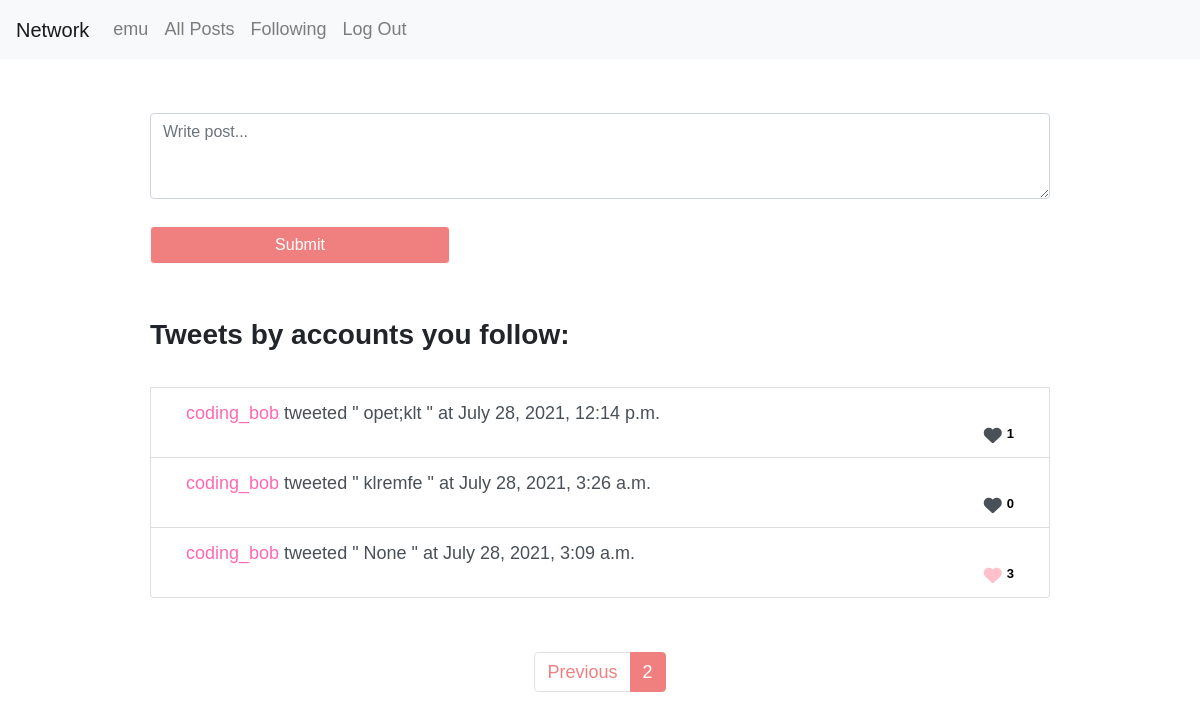
The app's page /following/ (signed in) with its own data.
### network/models.py (models this page shows, shortened)
class User(AbstractUser):
    pass

class Post(models.Model):
    user = models.ForeignKey(User, on_delete=models.CASCADE, default=0)
    user_name = models.CharField(max_length=25, default="string", null=True, blank=True)
    post = models.CharField(max_length=1440, default='', null=True, blank=True)
    time_added = models.DateTimeField(max_length=64, default=datetime.now(timezone.utc))
    likes = models.IntegerField(default="0")

### network/views.py (the view)
# urls.py: path("following/", views.load_following, name="following"),
def load_following(request):
    flow = Follow.objects.filter(follower=request.user.id)
    following = flow.values_list('followee')
    following_list = []
    for i in following:
        fols = Post.objects.filter(user=i[0]).order_by('-time_added')
        followings = fols.values_list('id', 'user', 'user_name', 'post', 'time_added', 'likes')
        following_list.append(followings)
    new_list = []
    for sublist in following_list:
        for item in sublist:
            new_list.append(item)
    smem = Like.objects.filter(liker=request.user.id)
    smeg = smem.values_list('post')
    liked_posts = []
    for i in smeg:
        liked_posts.append(i[0])
    hello = new_list
    paginator = Paginator(hello, 10)
    page_number = request.GET.get('page', 2)
    page_obj = paginator.get_page(page_number)
    print(page_obj, ": page obj")
    return render(request, "network/following.html", {
        "page_obj": page_obj,
        "hello": hello,
        "following_list": following_list,
        "following": following,
        "liked_posts": liked_posts
    })

### network/templates/network/following.html (shortened to what this page needs)
{% extends "network/layout.html" %}
{% block body %}
{% if user.is_authenticated %}
<div style="padding-left: 150px; padding-right: 150px;">
   <br><br>
    <form method="POST" action="{% url 'submit' %}">
        <textarea class="form-control" rows="3" name="submitto" placeholder="Write post..." required></textarea><br>
        <button class="btn btn-light" type="submit">Submit</button></form>
        {% endif %}<br><br>
        <h3><b>Tweets by accounts you follow:</h3></b><br>
        {% if not following %}
        You don't follow anyone yet!
        {% else %}
        {% for i in page_obj %}
        <li class="list-group-item list-group-item-action"> <div class="container">
        <div id="divvo_{{ i.0 }}"><div class="tweeto_{{ i.0 }}"> <a href="{% url 'load_profile' i.1 %}"> {{ i.2 }} </a>tweeted " {{ i.3 }} " at {{ i.4 }} </div> </div>
        {% if user.is_authenticated and i.0 not in liked_posts %}
        <i class="fas fa-heart" id="authenticatedheart{{i.0}}"><div class="likes" id="likes{{i.0}}">   {{i.5}}</div> </i>
        {% elif i.0 in liked_posts %}
        <i class="fas fa-heart" id="authenticatedheart{{i.0}}" style="color:pink;"><div class="likes" id="likes{{i.0}}">   {{i.5}}</div> </i>
        {% else %}
        <i class="fas fa-heart" id="unauthenticatheart{{i.0}}"><div class="likes" id="likes{{i.0}}">   {{i.5}}</div> </i>
        {% endif %}
        {% endfor %}
        </li></div><br><br>
        {% endif %}
        {% endblock %}

### network/templates/network/layout.html (shortened to what this page needs)
{% load static %}
<!DOCTYPE html>
<html lang="en">
    <head>
        <link rel="stylesheet" href="https://stackpath.bootstrapcdn.com/bootstrap/4.4.1/css/bootstrap.min.css">
        <link href="{% static 'network/styles.css' %}" rel="stylesheet">
    </head>
    <body>
        <nav class="navbar navbar-expand-lg navbar-light bg-light">
            <a class="navbar-brand" href="#">Network</a>
            <div>
              <ul class="navbar-nav mr-auto">
                {% if user.is_authenticated %}
                    <li class="nav-item">
                        <a class="nav-link" href="{% url 'load_profile' user.id %}"><strong>{{ user.username }}</strong></a>
                    </li>
                {% endif %}
                <li class="nav-item">
                  <a class="nav-link" href="{% url 'index' %}">All Posts</a>
                </li>
                {% if user.is_authenticated %}
                    <li class="nav-item">
                        <a class="nav-link" href="{% url 'following' %}">Following</a>
                    </li>
                    <li class="nav-item">
                        <a class="nav-link" href="{% url 'logout' %}">Log Out</a>
                    </li>
                {% endif %}
              </ul>
            </div>
          </nav>
        <div class="body">
            {% block body %}
            {% endblock %}
           <div>
                <ul class="pagination justify-content-center">
                  {% if page_obj.has_previous %}
                  <li class="page-item">
                      <a class="page-link" href="?page={{ page_obj.previous_page_number }}">
                          Previous
                      </a>
                  </li>
                  {% endif %}
                  {% if page_obj.paginator.num_pages > 1 %}
                  {% for n in page_obj.paginator.page_range %}
                  {% if page_obj.number == n %}
                  <li class="page-item active">
                      <a class="page-link" href="?page={{ n }}">{{ n }}</a>
                  </li>
                  {% endif %}
                  {% endfor %}
                  {% endif %}
              </ul>
            </div>
        </div>
    </body>
</html>

### network/static/network/styles.css (style rules this page uses)
body { font-family: Arial, Helvetica, sans-serif; font-size: large; font-weight: 100 }
.list-group-item { display: flex; flex-direction: row; justify-content: space-between; }
.likes { font-family: Arial, Helvetica, sans-serif; color: black; float:right; font-size: small; text-align: right; margin-left: 5px; }
.fa-heart { float: right; text-align: right; }
.container { position: relative; }
.btn-light { background: lightcoral; width: 300px; color: white; }
a { color: hotpink; cursor: pointer; cursor: hand; }
.pagination > li > a { background-color: white; color: lightcoral; }
.pagination > .active > a { color: white; background-color: lightcoral !Important; border: solid 1px lightcoral !Important; }

### records on screen
User: username "emu"
Post: user_name "coding_bob", post "opet;klt", time_added "July 28, 2021, 12:14 p.m.", likes "1"
Post: user_name "coding_bob", post "klremfe", time_added "July 28, 2021, 3:26 a.m.", likes "0"
Post: user_name "coding_bob", i "None", time_added "July 28, 2021, 3:09 a.m.", likes "3"

### other values on screen
{{ n }} "2"
